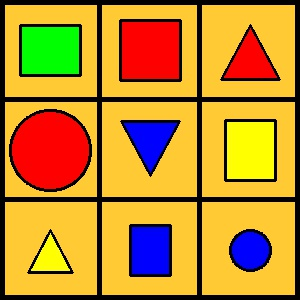
#> input picture task1_lm_set7/set-7/2. Task_Description/test_images/board_7.jpg, 300 x 300 px
$ python demo.py
#> lines starting #> are read from the running program, lines starting #| are printed output that depends on the picture; after the words box and inside, x2 and y2 are one past the last pixel; in counts of white or black regions, pixels touching at a corner belong together
import numpy as np
import cv2
img = cv2.imread('test_images/board_7.jpg',1)
#> img is the input picture: shape (300, 300, 3); mean B, G, R 46.8, 138.7, 188.5
img = cv2.cvtColor(img, cv2.COLOR_BGR2GRAY)
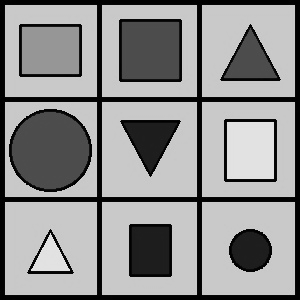
#> img: shape (300, 300); min 0, max 230, mean 143.2

img = cv2.medianBlur(img,5)
a,img = cv2.threshold(img,0,255,0)
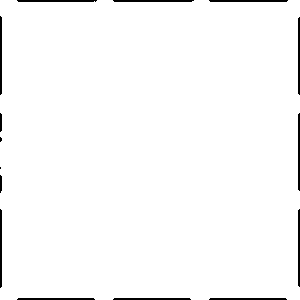
#> img: shape (300, 300); 98% white; 15 black regions (2 under 20 px), largest, box (x1, y1, x2, y2) and area: (113, 0, 194, 2) 159, (17, 0, 97, 2) 157, (209, 0, 288, 2) 156

img = cv2.Canny(img,0,255)
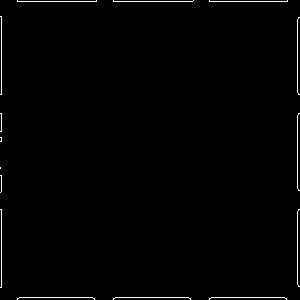
#> img: shape (300, 300); 1% white in thin lines or dots
contour ,img = cv2.findContours(img,2,1)
#> contour = 15 contours, all with area under 20; img = 15 rows, first 6: [1, -1, -1, -1], [2, 0, -1, -1], [3, 1, -1, -1], [4, 2, -1, -1], [5, 3, -1, -1], [6, 4, -1, -1]

print(img)
#> (printed output is left out)

$ run again, with task1_lm_set7/set-7/2. Task_Description/test_images/container_1.jpg copied over task1_lm_set7/set-7/2. Task_Description/test_images/board_7.jpg
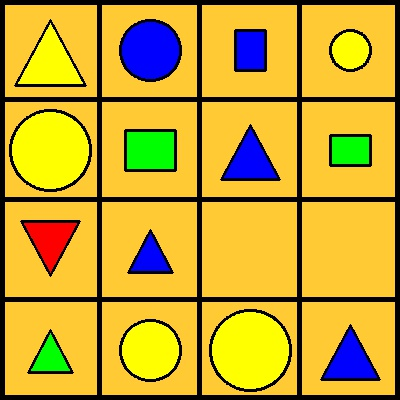
#> input picture task1_lm_set7/set-7/2. Task_Description/test_images/container_1.jpg, 400 x 400 px
#> img is the input picture: shape (400, 400, 3); mean B, G, R 49.6, 164.3, 196.3
#> `a,img = cv2.threshold(img,0,255,0)`:
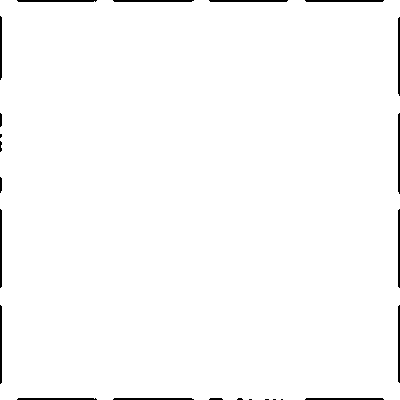
#> img: shape (400, 400); 98.6% white; 24 black regions (7 under 20 px), largest, box (x1, y1, x2, y2) and area: (113, 0, 194, 2) 159, (398, 113, 400, 194) 159, (113, 398, 194, 400) 159
#> `img = cv2.Canny(img,0,255)`:
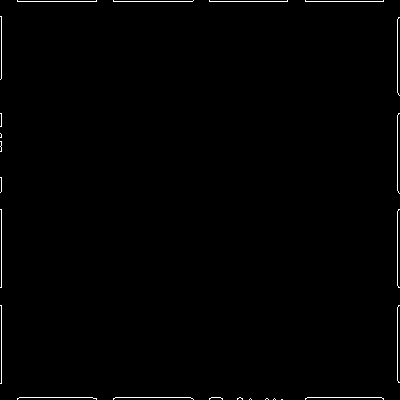
#> img: shape (400, 400); 0.76% white in thin lines or dots
#> `contour ,img = cv2.findContours(img,2,1)`: contour = 24 contours, all with area under 20; img = 24 rows, first 6: [1, -1, -1, -1], [2, 0, -1, -1], [3, 1, -1, -1], [4, 2, -1, -1], [5, 3, -1, -1], [6, 4, -1, -1]
#> (printed output is left out)

$ run again, with task1_lm_set7/set-7/2. Task_Description/test_images/container_2.jpg copied over task1_lm_set7/set-7/2. Task_Description/test_images/board_7.jpg
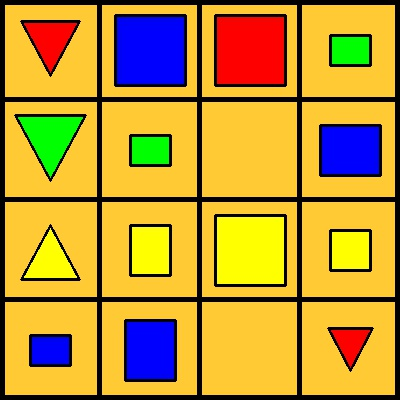
#> input picture task1_lm_set7/set-7/2. Task_Description/test_images/container_2.jpg, 400 x 400 px
#> img is the input picture: shape (400, 400, 3); mean B, G, R 54.2, 150.1, 187.9
#> `a,img = cv2.threshold(img,0,255,0)`:
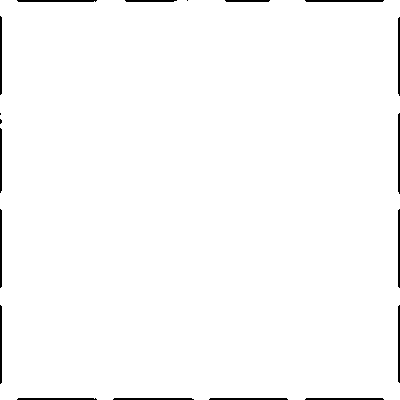
#> img: shape (400, 400); 98.5% white; 19 black regions (3 under 20 px), largest, box (x1, y1, x2, y2) and area: (398, 113, 400, 194) 159, (113, 398, 194, 400) 159, (17, 0, 97, 2) 157
#> `img = cv2.Canny(img,0,255)`:
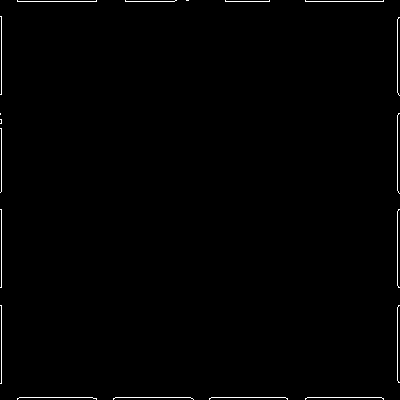
#> img: shape (400, 400); 0.77% white in thin lines or dots
#> `contour ,img = cv2.findContours(img,2,1)`: contour = 19 contours, all with area under 20; img = 19 rows, first 6: [1, -1, -1, -1], [2, 0, -1, -1], [3, 1, -1, -1], [4, 2, -1, -1], [5, 3, -1, -1], [6, 4, -1, -1]
#> (printed output is left out)

$ run again, with task1_lm_set7/set-7/2. Task_Description/test_images/container_3.jpg copied over task1_lm_set7/set-7/2. Task_Description/test_images/board_7.jpg
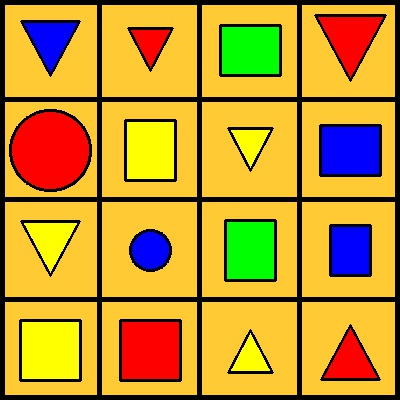
#> input picture task1_lm_set7/set-7/2. Task_Description/test_images/container_3.jpg, 400 x 400 px
#> img is the input picture: shape (400, 400, 3); mean B, G, R 47, 147.7, 190.6
#> `a,img = cv2.threshold(img,0,255,0)`:
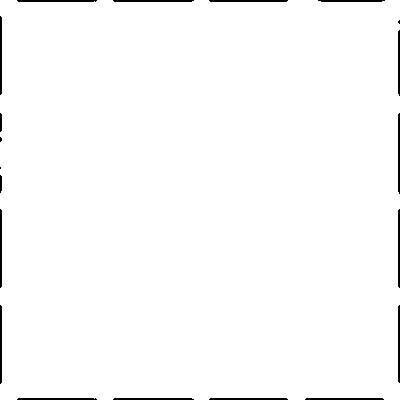
#> img: shape (400, 400); 98.5% white; 20 black regions (3 under 20 px), largest, box (x1, y1, x2, y2) and area: (113, 0, 194, 2) 159, (398, 113, 400, 194) 159, (113, 398, 194, 400) 159
#> `img = cv2.Canny(img,0,255)`:
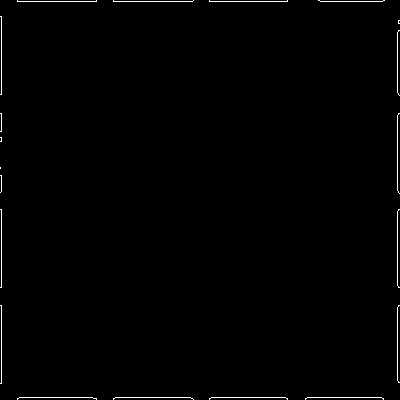
#> img: shape (400, 400); 0.78% white in thin lines or dots
#> `contour ,img = cv2.findContours(img,2,1)`: contour = 20 contours, all with area under 20; img = 20 rows, first 6: [1, -1, -1, -1], [2, 0, -1, -1], [3, 1, -1, -1], [4, 2, -1, -1], [5, 3, -1, -1], [6, 4, -1, -1]
#> (printed output is left out)
